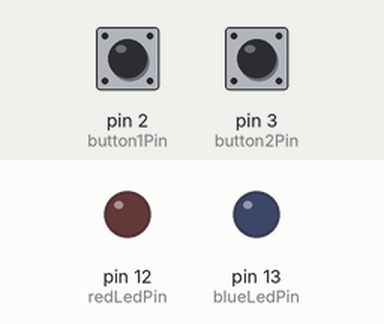
Simulated run of this sketch. Board: Arduino Uno, built with avr-gcc and run on an emulated ATmega328P. Shown: output pins drawn as LEDs (lit = HIGH). Inputs (shaded band) come from the test bench; at power-on: pin 2 (button1Pin) LOW, pin 3 (button2Pin) LOW.

Above: at 1.2 s.
1.3 s: pin 2 (button1Pin) pulled HIGH for 0.15 s
At 1.47 s:
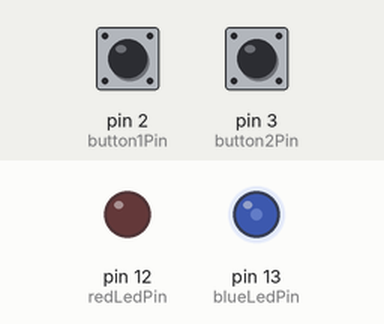
3.0 s: pin 3 (button2Pin) pulled HIGH for 0.15 s
At 3.07 s:
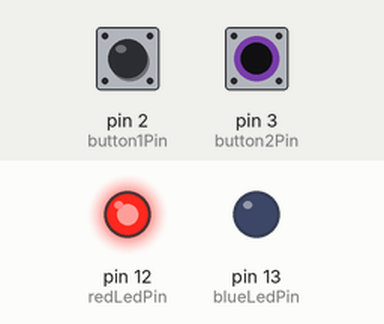
4.6 s: pin 3 (button2Pin) pulled HIGH for 3.2 s
At 8.3 s:
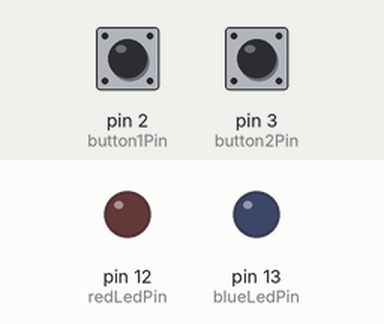
9.3 s: pin 2 (button1Pin) pulled HIGH for 3.2 s
At 10.5 s:
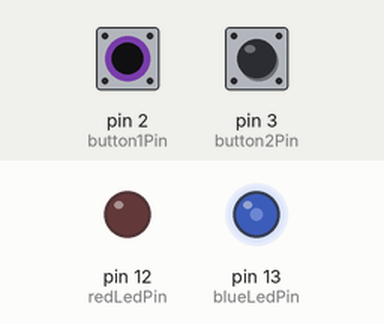
14.0 s: pin 2 (button1Pin) driven HIGH and pin 3 (button2Pin) driven HIGH
At 14.3 s:
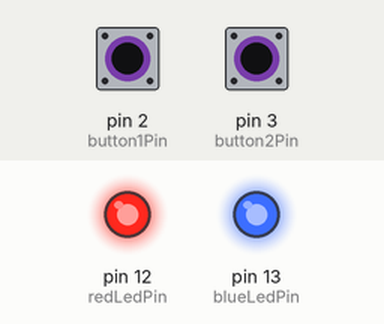
15.5 s: pin 3 (button2Pin) driven LOW
At 16.9 s:
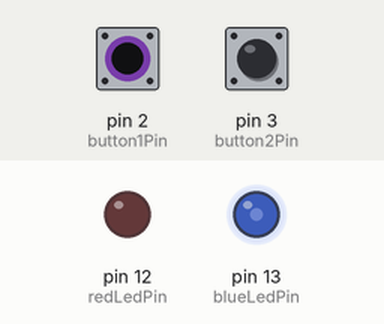
Timing chart, 0 to 18.0 s (numbered marks = the images above; inputs shaded):
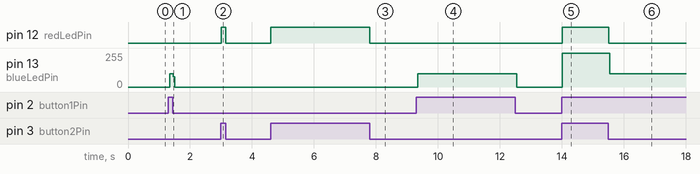

The sketch:

challenge_2.ino
```cpp
//Name: Alex Doorodko
//Date: 15/OCT/2020
//Purpose: makes both LEDs flash depending on which button you press.

int blueLedPin = 13 ; //The blue LED is connected pin 13 of the Arduino.
int redLedPin = 12;
int button1Pin = 2; //The SW1 button is connect to pin 2 of the Arduino.
int button2Pin = 3;


void setup()
{
//The Setup function runs once
pinMode(blueLedPin, OUTPUT); //Setup blue LED pin as an output pin.
pinMode(redLedPin, OUTPUT);
pinMode(button1Pin, INPUT); //Setup button1 pin as an input pin.
pinMode(button2Pin, INPUT);
}

void loop()
{
  	//The loop function runs forever.

	if (digitalRead(button1Pin) == HIGH)
	{ //Check to see if button1 is pressed.
		digitalWrite(blueLedPin, HIGH);//Turn on the blue LED.
	}

  	if (digitalRead(button2Pin)== HIGH)
    {
    	digitalWrite(redLedPin, HIGH);
    }

	else
	{
		digitalWrite(blueLedPin, LOW); //Turn off the blue LED.
      	digitalWrite(redLedPin, LOW);
    }
}
```

Measured:
- after the input at 1.3 s, pin 13 (blueLedPin): 0/255 → 101/255 at once, → 0/255 0.12 s later
- after the input at 3.0 s, pin 12 (redLedPin): LOW → HIGH at once, → LOW 0.15 s later
- after the input at 4.6 s, pin 12 (redLedPin): LOW → HIGH at once, → LOW 3.2 s later
- after the input at 9.3 s, pin 13 (blueLedPin): 0/255 → 101/255 at once, → 0/255 3.2 s later
- after the input at 14.0 s, pin 12 (redLedPin): LOW → HIGH at once; pin 13 (blueLedPin): 0/255 → 255/255 at once
- after the input at 15.5 s, pin 12 (redLedPin): HIGH → LOW at once; pin 13 (blueLedPin): 255/255 → 100/255 at once
